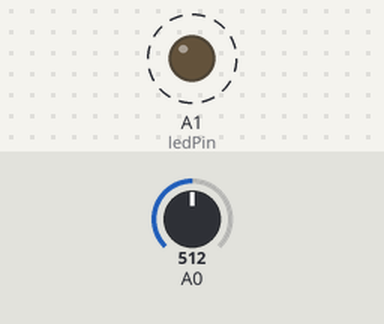
Simulated run of this sketch. Board: Arduino Uno, built with avr-gcc and run on an emulated ATmega328P. Shown: output pins drawn as LEDs (lit = HIGH). Dashed ring = blinking. The inputs (shaded band) are chosen by the test bench; at power-on: A0 = 512. What the sketch prints to the serial monitor is not drawn.

Above: at 0.4 s.
Timing chart, 0 to 3.0 s (numbered marks = the images above):
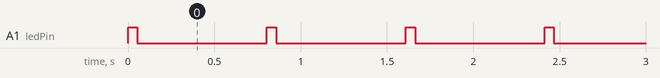

Measured:
- by itself, A1 (ledPin): alternates HIGH for 0.05 s and LOW for 0.75 s

The sketch:

bijli-pa-nazar.ino
```cpp
// the setup routine runs once when you press reset:
const long averageFactor = 500;
int ledPin = A1;
void setup() {
  // initialize serial communication at 9600 bits per second:
  Serial.begin(9600);
  pinMode(ledPin, OUTPUT);
}

// the loop routine runs over and over again forever:
void loop() {
  // read the input on analog pin 0:
  long voltage = 0;
  double aVoltage = 0;

  digitalWrite(ledPin, HIGH);
  for(int j = 0;j <15; j++)
  {//stablizing
  for(int i = 0; i <averageFactor; i++)
    {//averaging
    int sensorValue = analogRead(A0);
    // Convert the analog reading (which goes from 0 - 1023) to a voltage (0 - 5V):
    voltage += sensorValue ;//* (5.0 / 1023.0);
    }
    voltage = voltage/(averageFactor/58);
    aVoltage += voltage;
    digitalWrite(ledPin, LOW);
  }
  aVoltage /= 15;
  aVoltage /= 1000;
  //delay(1000);
  // print out the value you read:
  Serial.println(aVoltage);
}
```
